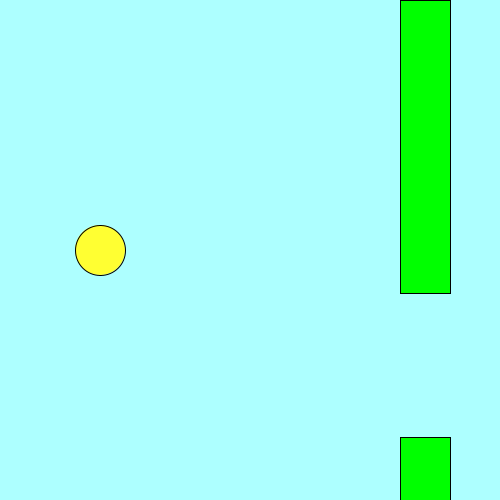
Frame 1 (no input)
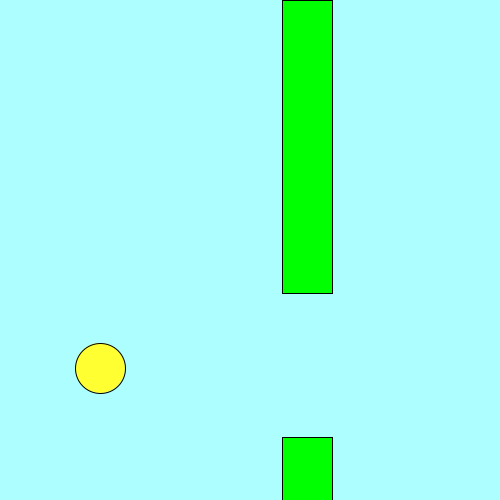
Frame 60 (the mouse pressed at the canvas centre just before this capture)
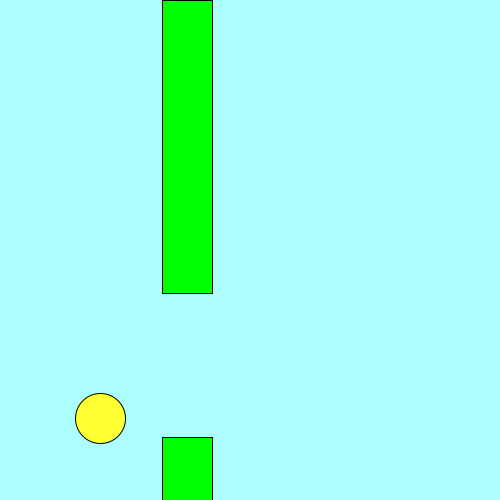
Frame 120 (the mouse held since frame 60 and released just before this capture)

The Processing sketch that drew these frames (run headless with seeded random() and noise(); from frame 60 on, the mouse is pressed at the canvas centre):

// Processing sketch: FlappyBird_pde
// ── FlappyBird_pde.pde

int birdY = 250;
int birdX = 100;
int birdYVelocity = 70;
int gravity = 2;
int pipeWidth = 50;
int pipeMovement = 2;
int upperPipeX = 400;
int lowerPipeX = 400;
int upperPipeHeight = (int) random (100, 400);
int lowerPipeHeight = upperPipeHeight+(int) random (125,200);
void setup(){
size(500,500);
}

void draw(){
//background and bird
  background(0255,255,255);
fill(255,255,50);
stroke(0,0,0);
ellipse(birdX,birdY,50,50);
birdY = birdY + gravity;

//upper pipe
fill(0,255,0);
rect(upperPipeX,0,50,upperPipeHeight);
upperPipeX = upperPipeX-pipeMovement;
teleportUpperPipe();

//lower pipe
fill(0,255,0);
rect(lowerPipeX,lowerPipeHeight,50,2500);
lowerPipeX = lowerPipeX-pipeMovement;
teleportLowerPipe();

if(intersectsPipes() == true){
gravity = 0;
birdYVelocity = 0;
pipeMovement = 0;
text("Game Over", 250,250);
  }
}

void teleportUpperPipe(){
  if(upperPipeX == -50){
  upperPipeX = 500;
  upperPipeHeight = (int) random (100, 400);
  }
}
void teleportLowerPipe(){
  if(lowerPipeX == -50){
  lowerPipeX = 500;
  lowerPipeHeight = upperPipeHeight+(int) random (125,200);
  }
  
}

boolean intersectsPipes() {
     if (birdY < upperPipeHeight && birdX > upperPipeX && birdX < (upperPipeX+pipeWidth)){
          return true; }
     else if (birdY>lowerPipeHeight && birdX > lowerPipeX && birdX < (lowerPipeX+pipeWidth)) {
          return true; }
     else if (birdY > 500){ 
       return true;}     
     else {
       return false; }
} 


void mousePressed(){
birdY = birdY-birdYVelocity;
}
